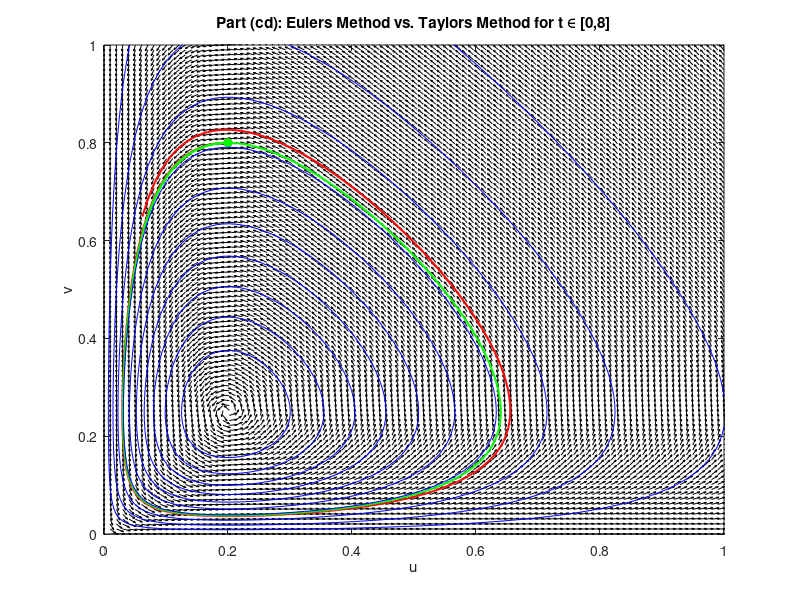

MATLAB code to generate this figure:
dt = 0.01;
T = 8;
N = T/dt + 1;
t = linspace(0, T, N);
u_approx = zeros(1, N);
v_approx = zeros(1, N);
u_taylor = zeros(1, N);
v_taylor = zeros(1, N);
% ICs
u_approx(1) = 0.2;
v_approx(1) = 0.8;
u_taylor(1) = u_approx(1);
v_taylor(1) = v_approx(1);

% Euler's Method
for n = 1:N-1
    u_approx(n+1) = u_approx(n) + dt * (u_approx(n) - 4 * u_approx(n) * v_approx(n));
    v_approx(n+1) = v_approx(n) + dt * (-v_approx(n) + 5 * u_approx(n) * v_approx(n));
end

% 2nd Order Taylor Series Method
for n = 1:N-1
    f1 = u_taylor(n) - 4 * u_taylor(n) * v_taylor(n);
    f2 = -v_taylor(n) + 5 * u_taylor(n) * v_taylor(n);

    Df_f1 = (-4*u_taylor(n)*(5*u_taylor(n)*v_taylor(n) - v_taylor(n)) + (1 - 4*v_taylor(n))*(-4*u_taylor(n)*v_taylor(n) + u_taylor(n)));
    Df_f2 = (5*v_taylor(n)*(-4*u_taylor(n)*v_taylor(n) + u_taylor(n)) + (5*u_taylor(n) - 1)*(5*u_taylor(n)*v_taylor(n) - v_taylor(n)));

    u_taylor(n+1) = u_taylor(n) + dt * f1 + 0.5 * dt^2 * Df_f1;
    v_taylor(n+1) = v_taylor(n) + dt * f2 + 0.5 * dt^2 * Df_f2;
end

[u, v] = meshgrid(linspace(0,1,100), linspace(0,1,100));
H = u .* v .* exp(-5 .* u - 4 .* v);
du = u - 4*u.*v;
dv = -v + 5*u.*v;

magnitude = sqrt(du.^2 + dv.^2);
du = du ./ magnitude;
dv = dv ./ magnitude;




f = figure;
quiver(u, v, du, dv, 'k');
hold on;

plot(u_approx, v_approx, 'r', 'LineWidth', 1.5, 'DisplayName', 'Euler');
plot(u_approx(1), v_approx(1), 'ro', 'MarkerFaceColor', 'r');

plot(u_taylor, v_taylor, 'g', 'LineWidth', 1.5, 'DisplayName', 'Taylor');
plot(u_taylor(1), v_taylor(1), 'go', 'MarkerFaceColor', 'g');

xlabel('u'); ylabel('v');
title('Part (cd): Eulers Method vs. Taylors Method for t \in [0,8]');


contour(u, v, H, 10, 'b');

hold off;

exportgraphics(f, 'reed2cd.png', 'Resolution', 300);
